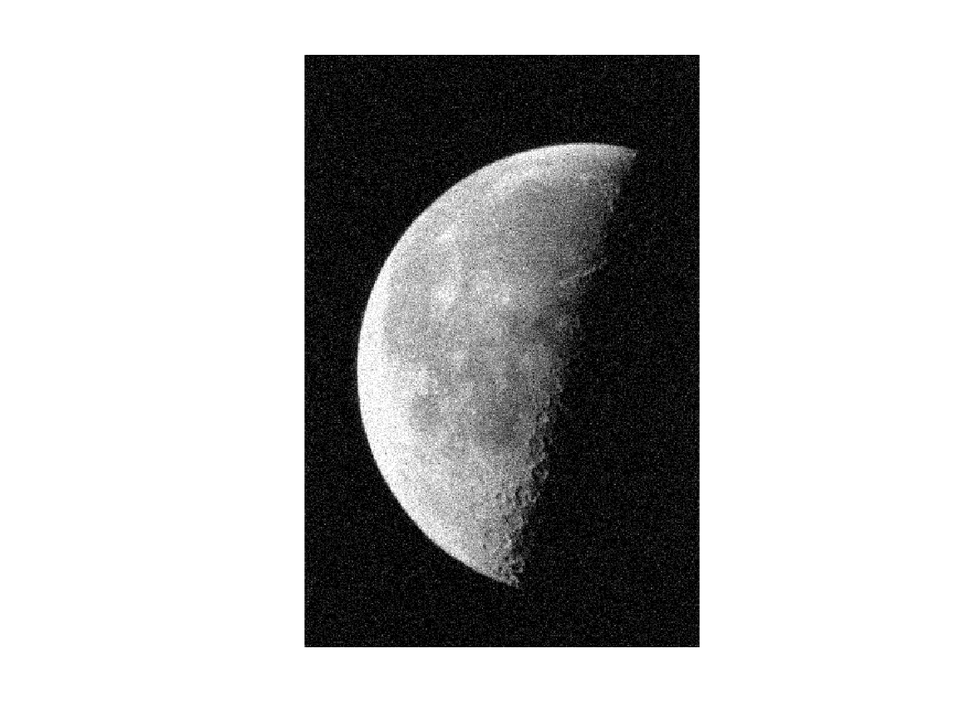
#> input picture tutorials/Fig3noisymoon.png, 970 x 727 px, shrunk from 1167 x 875 before the run
$ jupyter execute Bhavna_tutorial.ipynb   (older library calls are emulated)
#> lines starting #> are read from the running program, lines starting #| are printed output that depends on the picture
[cell 1]
import cv2
import numpy as np
from matplotlib import pyplot as plt

img = plt.imread('Fig3noisymoon.png')
#> img is the input picture: shape (727, 970, 3) float32; min 0, max 1, mean 0.745
img = cv2.cvtColor(img, cv2.COLOR_BGR2GRAY)
#> img: shape (727, 970) float32
median = cv2.medianBlur(img,5)
plt.figure(figsize=(16, 16))
plt.subplot(121),plt.imshow(img,cmap = 'gray')
plt.title('Noisy Image')
plt.subplot(122),
plt.imshow(median,cmap = 'gray')
plt.title('Median filter')
plt.show()
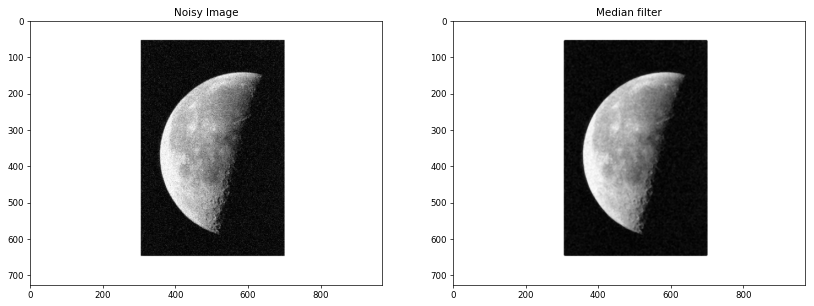
#> figure drawn by matplotlib, 2 panels

[cell 2]
import cv2
import numpy as np
from matplotlib import pyplot as plt

img2 = plt.imread('noisy-grayscale.png')
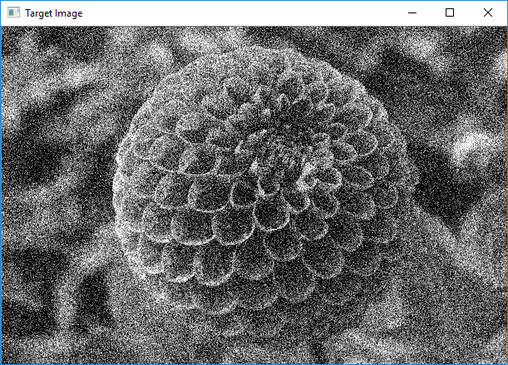
#> input picture tutorials/noisy-grayscale.png, 508 x 365 px, shrunk from 611 x 439 before the run
#> img2 is the input picture: shape (365, 508, 4) float32; mean R, G, B, A 0.416, 0.419, 0.422, 1
img2 = cv2.cvtColor(img2, cv2.COLOR_BGR2GRAY)
#> img2: shape (365, 508) float32
kernel1 = np.ones((5,5),np.float32)/25
kernel2 = np.ones((11,11),np.float32)/121

I_avg_smooth1 = cv2.filter2D(img2,-1,kernel1)
I_avg_smooth2 = cv2.filter2D(img2,-1,kernel2)

I_gaussian_blur1 = cv2.GaussianBlur(img2,(5,5),2,cv2.BORDER_DEFAULT)
I_gaussian_blur2 = cv2.GaussianBlur(img2,(5,5),7,cv2.BORDER_DEFAULT)

plt.figure(figsize=(20, 20))
plt.subplot(1,3,1),plt.imshow(img2,cmap = 'gray')
plt.title('Noisy Image')

plt.subplot(1,3,2),
plt.imshow(I_gaussian_blur1,cmap = 'gray')
plt.title('smoothing with Gaussian sigma=2')

plt.subplot(1,3,3),
plt.imshow(I_gaussian_blur2,cmap = 'gray')
plt.title('smoothing with Gaussian sigma=7')

plt.show()

[cell 3]
plt.figure(figsize=(16, 16))

plt.subplot(1,2,1),
plt.imshow(I_avg_smooth1,cmap = 'gray')
plt.title('smoothing by averaging using 5-by5 mean filter')

plt.subplot(1,2,2),
plt.imshow(I_avg_smooth2,cmap = 'gray')
plt.title('smoothing by averaging using 11-by11 mean filter')
plt.show()

[cell 4]
import cv2
import numpy as np
from matplotlib import pyplot as plt
img3=I_avg_smooth1;
rows, cols = img3.shape[:2]
#> rows = 365; cols = 508
ksize = 5

padsize = int((ksize-1)/2)
pad_img = cv2.copyMakeBorder(img3, *[padsize]*4, cv2.BORDER_DEFAULT)
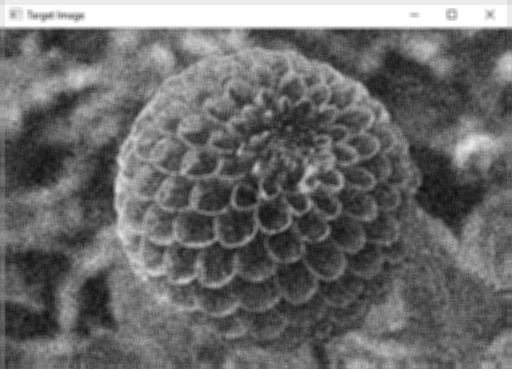
#> pad_img: shape (369, 512) float32; min 0.0536, max 1, mean 0.423
geomean1 = np.zeros_like(img3)
for r in range(rows):
    for c in range(cols):
        geomean1[r, c] = np.prod(pad_img[r:r+ksize, c:c+ksize])**(1/(ksize**2))


harmonicmean = np.zeros_like(img3)
for r in range(rows):
    for c in range(cols):
        harmonicmean[r, c] = 1/np.sum(1/pad_img[r:r+ksize, c:c+ksize])
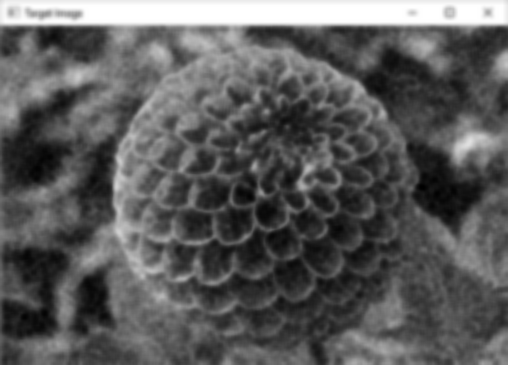
#> harmonicmean: shape (365, 508) float32; min 0.00339, max 0.04, mean 0.0166; drawn with min black and max white
harmonicmean = harmonicmean*ksize**2

plt.figure(figsize=(16, 16))

plt.subplot(1,2,1),

plt.imshow(geomean1)
plt.title('geometric mean 5x5 kernel')

plt.subplot(1,2,2),

plt.imshow(harmonicmean)
plt.title('harmonicmean  5x5 kernel')
plt.show()

[cell 5]
import cv2
import numpy as np
from matplotlib import pyplot as plt
imgl = plt.imread('noisy-grayscale.png')
imgl = cv2.cvtColor(imgl, cv2.COLOR_BGR2GRAY)

imgl=(imgl*255).astype(np.uint8)

I_gaussian_blur1 = cv2.GaussianBlur(imgl,(5,5),3,cv2.BORDER_DEFAULT)
Gb1 = np.uint8(I_gaussian_blur1)
cannyedges = cv2.Canny(Gb1,100,200)
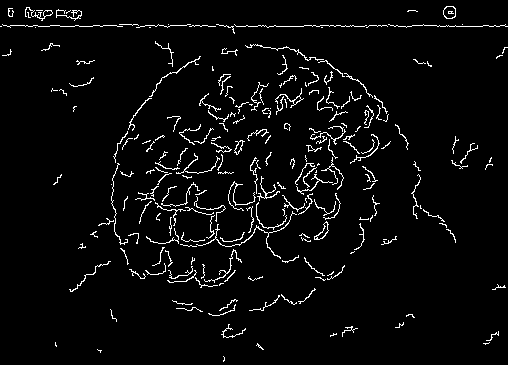
#> cannyedges: shape (365, 508); 3.9% white in thin lines or dots
plt.imshow(cannyedges)

[cell 6]
# Sobel Edge Detection

sobelx = cv2.Sobel(src=I_gaussian_blur1, ddepth=cv2.CV_64F, dx=1, dy=0, ksize=3) # Sobel Edge Detection on the X axis
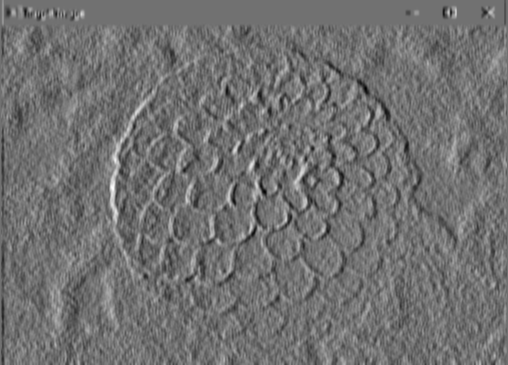
#> sobelx: shape (365, 508) float64; min -259, max 322, mean -0.1; drawn with min black and max white

sobely = cv2.Sobel(src=I_gaussian_blur1, ddepth=cv2.CV_64F, dx=0, dy=1, ksize=3) # Sobel Edge Detection on the Y axis
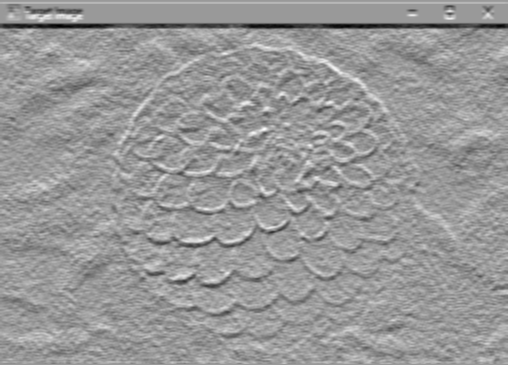
#> sobely: shape (365, 508) float64; min -382, max 253, mean -2.7; drawn with min black and max white
sobelxy = cv2.Sobel(src=I_gaussian_blur1, ddepth=cv2.CV_64F, dx=1, dy=1, ksize=3) # Combined X and Y Sobel Edge Detection
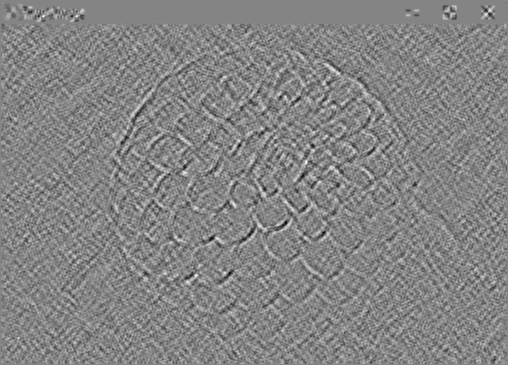
#> sobelxy: shape (365, 508) float64; min -50, max 46, mean 0; drawn with min black and max white

plt.figure(figsize=(16, 16))

plt.subplot(1,3,1),
plt.imshow(sobelx,cmap = 'gray')
plt.title('sobel x')

plt.subplot(1,3,2),
plt.imshow(sobely,cmap = 'gray')
plt.title('sobel y')


plt.subplot(1,3,3),
plt.imshow(sobelxy,cmap = 'gray')
plt.title('sobel xy')
plt.show()

# Use the x & direction to compute the image orientation

[cell 7]
I_gaussian_blur1 = cv2.GaussianBlur(img2,(5,5),3,cv2.BORDER_DEFAULT)
I_gaussian_blur2 = cv2.GaussianBlur(img2,(5,5),7,cv2.BORDER_DEFAULT)

DOG=I_gaussian_blur1-I_gaussian_blur2
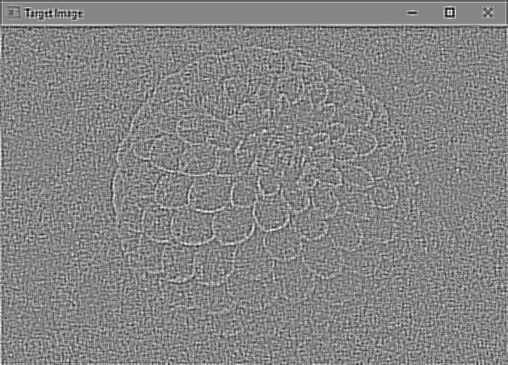
#> DOG: shape (365, 508) float32; min -0.0219, max 0.02, mean 1.87e-06; drawn with min black and max white
plt.imshow(DOG)
plt.title('Difference of Gaussian')
plt.show()

[cell 8]
ksize=7
lapedges = cv2.Laplacian(I_gaussian_blur1, cv2.CV_64F, ksize=ksize)
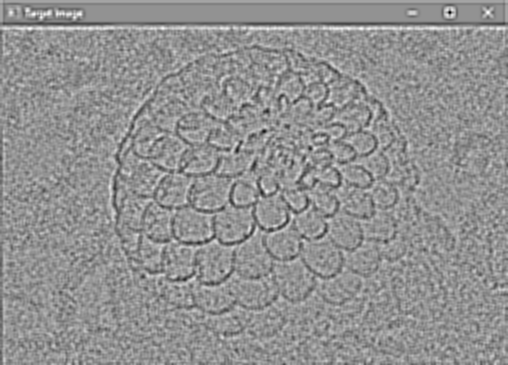
#> lapedges: shape (365, 508) float64; min -113, max 84, mean 0; drawn with min black and max white

plt.imshow(lapedges)
plt.title('Laplacian of Gaussian')
plt.show()
